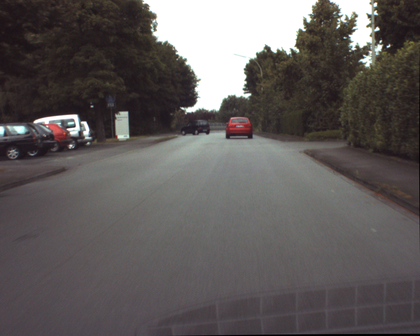
%> input picture LAB_4/M-Files/ur_c_s_03a_01_L_0377.png, 420 x 336 px, shrunk from 1280 x 1024 before the run; the run also reads 2 pictures not shown here
$ octave main.m   (GNU Octave 9; MATLAB toolbox functions it lacks are replaced by stand-ins)
%> lines starting %> are read from the running program, lines starting %| are printed output that depends on the picture; long printed decimals are rounded
### LAB_4/M-Files/RGB_channels.m
%% input: RGB image. It displays the 3 channels
function RGB_channels(RGBimage,i)

    fontSize=18;

    % subplot fullscreen
    figure, set(gcf, 'Position', get(0, 'ScreenSize'));
    sgtitle(['Split into RGB and HSV channels image # ', num2str(i)], 'FontSize', fontSize);

    red = RGBimage(:,:,1); % Red channel
    green = RGBimage(:,:,2); % Green channel
    blue = RGBimage(:,:,3); % Blue channel

    subplot(2,3,1), imagesc(red), title('Red channel'), colormap gray, set(gca, 'xtick',[],'ytick',[]);
    subplot(2,3,2), imagesc(green), title('Green channel'), colormap gray, set(gca, 'xtick',[],'ytick',[]);
    subplot(2,3,3), imagesc(blue), title('Blue channel'), colormap gray, set(gca, 'xtick',[],'ytick',[]);
end

### LAB_4/M-Files/HSV_channels.m
%% input: RGB image. It returns the HSV image and displays the three channels
function HSV=HSV_channels(RGBimage)

    % convertion from RGB into HSV
    HSV = rgb2hsv(RGBimage);
    subplot(2,3,4), imagesc(HSV(:,:,1)), colormap gray, title('H = Hue'), set(gca, 'xtick',[],'ytick',[]);
    subplot(2,3,5), imagesc(HSV(:,:,2)), colormap gray, title('S = Saturation'), set(gca, 'xtick',[],'ytick',[]);
    subplot(2,3,6), imagesc(HSV(:,:,3)), colormap gray, title('V = Value'), set(gca, 'xtick',[],'ytick',[]);
    drawnow;
    print('RGB_HSV_channels','-dpng')
return

### LAB_4/M-Files/histograms.m
%% input: RGB image. It displays the variation of the RGB components and of the Hue one in the area of the red car on the street
function histograms(RGBimage)
    fontSize=18;

    %% Compute and plot RGB components histograms
    figure, set(gcf, 'Position', get(0, 'ScreenSize'));
    sgtitle('RGB and Hue values of the red car ', 'FontSize', fontSize);

    just_red = RGBimage(:,:,1);
    just_green = RGBimage(:,:,2);
    just_blue = RGBimage(:,:,3);

	% portion of the RGBimage that contains the red car
    subplot(2, 4, 1), imagesc(just_red), colormap gray,
        title('Red image of red car'), set(gca, 'xtick',[],'ytick',[]);
    subplot(2, 4, 2), imagesc(just_green), colormap gray,
        title('Green image of the red car'), set(gca, 'xtick',[],'ytick',[]);
    subplot(2, 4, 3), imagesc(just_blue), colormap gray,
        title('Blue image of the red car'), set(gca, 'xtick',[],'ytick',[]);

    % histogram of the Red image
	hR = subplot(2, 4, 5);
	[countsR, grayLevelsR] = imhist(RGBimage(:,:,1));
	maxGLValueR = find(countsR > 0, 1, 'last');
	maxCountR = max(countsR);
	bar(countsR, 'r');
	grid on;
	xlabel('Gray Levels'), ylabel('Pixel Count'), title('Histogram of Red Band');

    % histogram of the Green image
	hG = subplot(2, 4, 6);
	[countsG, grayLevelsG] = imhist(RGBimage(:,:,2));
	maxGLValueG = find(countsG > 0, 1, 'last');
	maxCountG = max(countsG);
	bar(countsG, 'g', 'BarWidth', 0.95);
	grid on;
	xlabel('Gray Levels'), ylabel('Pixel Count'), title('Histogram of Green Band');

	% histogram of the Blue image
	hB = subplot(2, 4, 7);
	[countsB, grayLevelsB] = imhist(RGBimage(:,:,3));
	maxGLValueB = find(countsB > 0, 1, 'last');
	maxCountB = max(countsB);
	bar(countsB, 'b');
	grid on;
	xlabel('Gray Levels'), ylabel('Pixel Count'), title('Histogram of Blue Band');

    %% Compute and plot HSV components' histograms

    HSVimage=rgb2hsv(RGBimage);

    % Hue value of the red car
	subplot(2, 4, 4), imagesc(HSVimage(:,:,1)), colormap gray,
        title('Hue image of the red car'), set(gca, 'xtick',[],'ytick',[]);

    % histogram of the Hue values
	hH = subplot(2, 4, 8);
	[countsH, grayLevelsH] = imhist(HSVimage(:,:,1));
	maxGLValueH = find(countsH > 0, 1, 'last');
	maxCountH = max(countsH);
	bar(countsH, 'r');
	grid on;
	xlabel('Gray Levels'), ylabel('Pixel Count'), title('Histogram of Hue Band');

	%% Set all axes to be the same width and height
	% This makes it easier to compare them
	maxGL = max([maxGLValueR,  maxGLValueG, maxGLValueB, maxGLValueH]);
	maxCount = max([maxCountR,  maxCountG, maxCountB, maxCountH]);
	axis([hR hG hB hH], [0 maxGL 0 maxCount]);
    drawnow;
    print('histograms_car_region','-dpng')
end

### LAB_4/M-Files/mean_std.m
%% Computes the mean value and the standard deviation of the Hue component
function [meanH, standar_dev] = mean_std(HSVimage, window)
    [r1 c1 p1]=size(HSVimage);
    [r2 c2 p2]=size(window);

    %Hue cirlce took the colour spectrum and wrapped it around,
    %noticing that the two ends of the spectrum (where the reds become bluish and the blues become reddish)
    %look rather similar. 'rgb2hsv'represents elements in the interval 0 to 1.
    %To compute correctly the meand and  thestandard deviation parameters
    %is necessary to delete the gap between the elements near to the zero value
    %and the elements near the unit value.

    if r1==r2
        %considering the manually selected region
        hue_cut=HSVimage(:,:,1);
        hue_cut=hue_cut(window);
        for i=1:r1
            for j=1:c1
                if hue_cut(i,j)<0.1
                            hue_cut(i,j)=hue_cut(i,j)+1;
            end
            end
        end
    else
        %considering the default region
        hue_cut=rgb2hsv(window);
        hue_cut=hue_cut(:,:,1);
        for i=1:r2
            for j=1:c2
                if hue_cut(i,j)<0.1
                            hue_cut(i,j)=hue_cut(i,j)+1;
            end
            end
        end
    end
    % computes the mean of the values in hue_cut
    meanH=mean2(hue_cut);

    %computes the standard deviation of the values in hue_cut
    standar_dev=std2(hue_cut);

    fprintf('tested image: ur_c_s_03a_01_L_0376.png\n');
    fprintf('mean of the Hue values of the car section:\n mean:\t%d \n standard deviation:\t%d\n\n\n',meanH ,standar_dev);

return

### LAB_4/M-Files/blob_detection_HSV.m
%% Segment the red car by thresholding the Hue component
function blob_detection_HSV(RGBimage, HSVimage, center_value, variation, i)

    fontSize=18;
    % subplot fullscreen
    figure, set(gcf, 'Position', get(0, 'ScreenSize'));
    sgtitle(['HSV Blobs detection image # ', num2str(i)], 'FontSize', fontSize);


    % HSV channels
    just_hue = HSVimage(:,:,1);
    just_saturation = HSVimage(:,:,2);
    just_value = HSVimage(:,:,3);


    subplot(2,3,1), imagesc(just_hue), title('Hue channel'),colormap gray, set(gca, 'xtick',[],'ytick',[]);
    subplot(2,3,2), imagesc(just_saturation), title('Saturation channel'), colormap gray, set(gca, 'xtick',[],'ytick',[]);
    subplot(2,3,3), imagesc(just_value), title('Value channel'), colormap gray, set(gca, 'xtick',[],'ytick',[]);

    % Threshold values
    % graytresh = graythresh(I) computes a global threshold that can be
    % used to convert an intensity image to a binary image [0,1]

	hueThresholdLow = center_value-3*variation;
	hueThresholdHigh = center_value+3*variation;

    % Define the corrispondent mask for the hue component
	hueMask = (HSVimage(:, :, 1) >= hueThresholdLow) & (HSVimage(:, :, 1) <= hueThresholdHigh);
    subplot(2, 3, 4), imshow(hueMask, []), colormap gray, title('Is-Hue Mask');

    redObjectsMask = uint8(hueMask);

    % filtering process: creation of a nxn Gaussian filter with normal distribution equals to sigma
    h = fspecial('gaussian', 3, 0.5);
    redObjectsMask = imfilter(redObjectsMask, h);

    % smallest area to keep into account (to discard the noise)
    smallestAcceptableArea=100;

    % remove from the binary image all the objects that have fewer than P
    % pixels and produce another binary image with bwareaopen()
    redObjectsMask = uint8(bwareaopen(redObjectsMask, smallestAcceptableArea));
	subplot(2, 3, 5), imshow(redObjectsMask, []), colormap gray, title('Mantain only big areas');


    % Smooth the border using a morphological closing operation with imclose()
	structuringElement = strel('disk', 4);
	redObjectsMask = imclose(redObjectsMask, structuringElement);

    % filled each blob area with imfill()
    redObjectsMask = uint8(imfill(redObjectsMask, 'holes'));
    subplot(2, 3, 6), imshow(redObjectsMask, []), colormap gray, title('Smoothed and filled outlines');
    drawnow;
    print('blob_HSV_mask','-dpng')

    % We need to convert the type of redObjectsMask to the same data type of
    % the matrix of HSVimage associate to the red color
    % (redObjectsMask is a logical array)
	redObjectsMask = cast(redObjectsMask, class(RGBimage));

	% Use the red object mask to mask out the red-only portions of the rgb image
	maskedImageR = redObjectsMask .* RGBimage(:,:,1);
	maskedImageG = redObjectsMask .* RGBimage(:,:,2);
	maskedImageB = redObjectsMask .* RGBimage(:,:,3);

	% Show the masked off red image


	% Concatenate the masked color bands to form the rgb image
	maskedRGBImage = cat(3, maskedImageR, maskedImageG, maskedImageB);


    % binarize the image using 0 threshold with imbinarize()
    BW = imbinarize(redObjectsMask,0);

    % sort the objects based on the attribute 'area' and keep the
    % largest value with bwpropfilt()
    BW2 = bwpropfilt(BW,'area',1);

    % measure a set of properties for each object in the binary
    % image BW2 with regionprops()
    prop=regionprops(BW2, 'Area','Centroid','BoundingBox');

    disp('Properties:')
    disp(prop)
    % Centroid
    xc=floor(prop(1).Centroid(1));
    yc=floor(prop(1).Centroid(2));
    % BoundingBox
    window=prop(1).BoundingBox;


				figure, imagesc(BW), colormap gray, set(gca, 'xtick',[],'ytick',[]);
    hold on
    plot(xc,yc,'*r')    %shows the centroid
    rectangle('Position',window,'EdgeColor',[1,0,0]) %shows the rectangle
    drawnow;
    print('detected','-dpng')

end

### LAB_4/M-Files/main.m
close all;

%% Read image
num_image = 4;
% [5 lines of commented-out code are left out]

RGBimage(:,:,:,1) = imread('ur_c_s_03a_01_L_0377.png');
%> RGBimage is the input picture: size 336x420x3 uint8; mean R, G, B 95.5, 90.9, 90
RGBimage(:,:,:,2) = imread('ur_c_s_03a_01_L_0379.png');
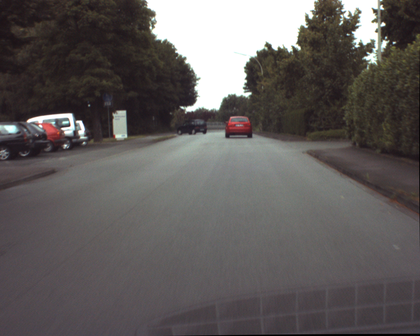
%> input picture LAB_4/M-Files/ur_c_s_03a_01_L_0379.png, 420 x 336 px, shrunk from 1280 x 1024 before the run
RGBimage(:,:,:,3) = imread('ur_c_s_03a_01_L_0380.png');
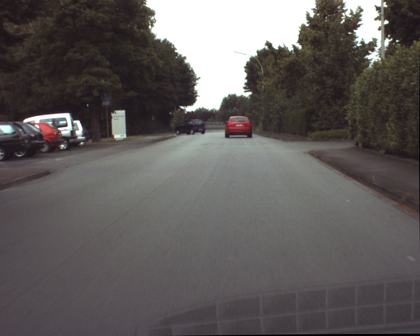
%> input picture LAB_4/M-Files/ur_c_s_03a_01_L_0380.png, 420 x 336 px, shrunk from 1280 x 1024 before the run
RGBimage(:,:,:,4) = imread('ur_c_s_03a_01_L_0381.png');
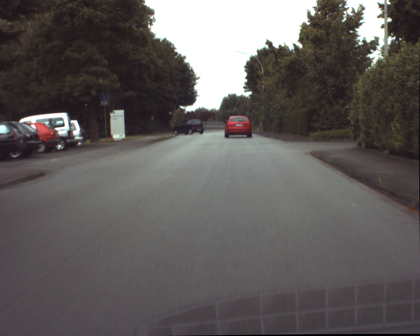
%> input picture LAB_4/M-Files/ur_c_s_03a_01_L_0381.png, 420 x 336 px, shrunk from 1280 x 1024 before the run


%% 1) split into RGB and HSV channels
 for i=1:num_image
   RGB_channels(RGBimage(:,:,:,i),i);
   HSVimage(:,:,:,i) = HSV_channels(RGBimage(:,:,:,i));
 end

%% 2) variation of the RGB components and of the Hue one
car=imread('car.png');
histograms(car);
%> in histograms, `[countsR, grayLevelsR] = imhist(RGBimage(:,:,1));`: countsR = 256 values, max 9 at index 103, min 0 at index 1, mean 1.56; grayLevelsR = 256 values from 0 to 255
%> in histograms, `maxGLValueR = find(countsR > 0, 1, 'last');`: maxGLValueR = 225
%> in histograms, `maxCountR = max(countsR);`: maxCountR = 9
%> in histograms, `[countsG, grayLevelsG] = imhist(RGBimage(:,:,2));`: countsG = 256 values, max 16 at index 43, min 0 at index 1, mean 1.56; grayLevelsG = 256 values from 0 to 255
%> in histograms, `maxGLValueG = find(countsG > 0, 1, 'last');`: maxGLValueG = 154
%> in histograms, `maxCountG = max(countsG);`: maxCountG = 16
%> in histograms, `[countsB, grayLevelsB] = imhist(RGBimage(:,:,3));`: countsB = 256 values, max 19 at index 49, min 0 at index 1, mean 1.56; grayLevelsB = 256 values from 0 to 255
%> in histograms, `maxGLValueB = find(countsB > 0, 1, 'last');`: maxGLValueB = 151
%> in histograms, `maxCountB = max(countsB);`: maxCountB = 19
%> in histograms, `[countsH, grayLevelsH] = imhist(HSVimage(:,:,1));`: countsH = 256 values, max 56 at index 255, min 0 at index 7, mean 1.56; grayLevelsH = 256 values from 0 to 1
%> in histograms, `maxGLValueH = find(countsH > 0, 1, 'last');`: maxGLValueH = 256
%> in histograms, `maxCountH = max(countsH);`: maxCountH = 56
%> in histograms, `maxGL = max([maxGLValueR,  maxGLValueG, maxGLValueB, maxGLValueH]);`: maxGL = 256
%> in histograms, `maxCount = max([maxCountR,  maxCountG, maxCountB, maxCountH]);`: maxCount = 56
%> in histograms, `axis([hR hG hB hH], [0 maxGL 0 maxCount]);`:
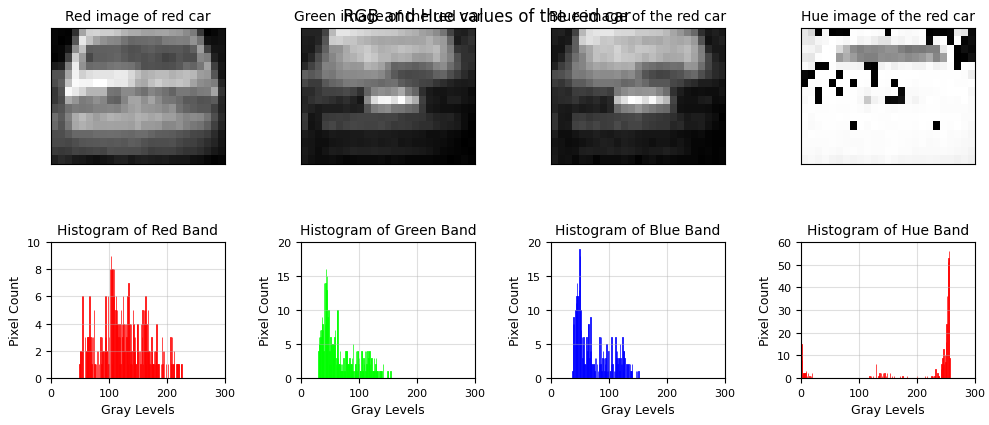
%> figure redrawn from the program's plot data, 8 panels

%% 3) compute the mean value and the standard deviation of the Hue component
%%    in the red car region
% selected area corresponding to the red car
sample_region= imread('car_region.png');

%uncommet the following two lines to select manually the region
% figure, title('select the desired region');
% sample_region = roipoly(RGBimage(:,:,:,1));

[meanH, standar_dev] = mean_std(HSVimage(:,:,:,1),sample_region);
%> in mean_std, `meanH=mean2(hue_cut);`: meanH = 0.99
%> in mean_std, `standar_dev=std2(hue_cut);`: standar_dev = 0.00565
%| mean of the Hue values of the car section:
%|  mean:	0.99
%|  standard deviation:	0.005649
%> meanH = 0.99; standar_dev = 0.00565
%> the run ends on the next line

%% 4) & 5) blobs detection using Hue value
for i=1:num_image
    HSVimage(:,:,:,i)= rgb2hsv(RGBimage(:,:,:,i));
    blob_detection_HSV(RGBimage(:,:,:,i), HSVimage(:,:,:,i), meanH, standar_dev, i);
